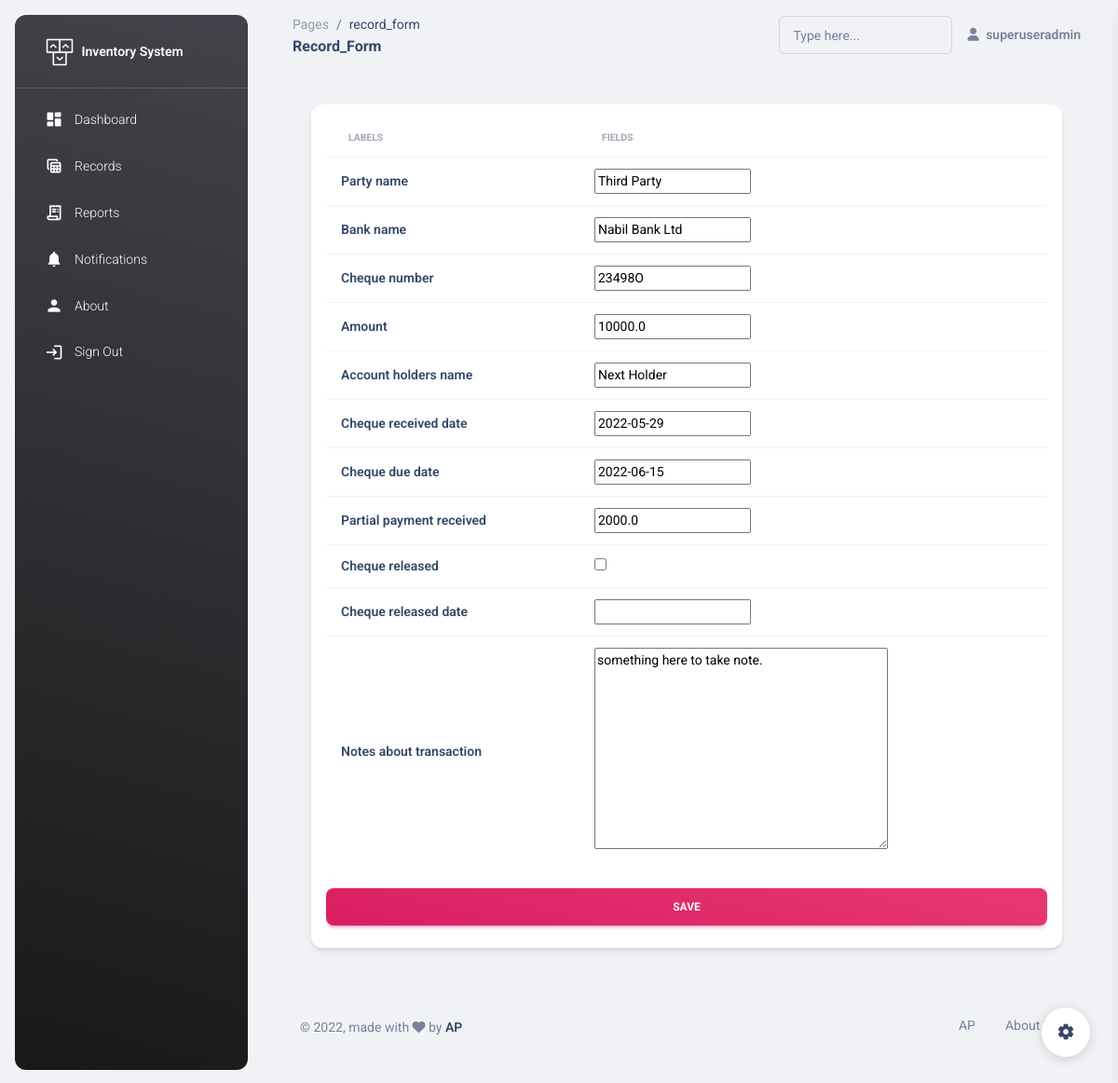
/updaterecord/3/ (signed in), run on the app's committed database.
### main/models.py (models this page shows, shortened)
class chequeInfo(models.Model):
    party_name = models.CharField(max_length=80,null=True, blank=True)
    bank_name = models.CharField(max_length=50, null=True, blank=True)
    cheque_number = models.CharField(max_length=15, null=True, blank=True)
    amount = models.FloatField(null=True, blank=True)
    account_holders_name = models.CharField(max_length=50, null=True, blank=True)
    cheque_received_date = models.DateField()
    cheque_due_date = models.DateField()
    partial_payment_received = models.FloatField(default=0.0)
    cheque_released = models.BooleanField(default=False)
    cheque_released_date = models.DateField(null=True, blank=True)
    notes_about_transaction = models.TextField(null=True, blank=True)

### main/views.py (the view)
# urls.py: path('updaterecord/<str:pk>/', views.updaterecord, name='updaterecord'),
@login_required(login_url='signin')
def updaterecord(request, pk):
    record = chequeInfo.objects.get(id=pk)
    form = chequeInfoForm(instance=record)
    if request.method=="POST":
        form = chequeInfoForm(request.POST, instance=record)
        if form.is_valid():
            form.save()
            return redirect('records')
    context={
        'form':form,
    }
    return render(request,"main/record_form.html", context)

### main/form.py
class chequeInfoForm(ModelForm):
    class Meta:
        model = chequeInfo
        fields = "__all__"

### main/templates/main/record_form.html (shortened to what this page needs)
{% extends 'main/base.html' %}
{% load static %}
    {% block pagename %}
    record_form
    {% endblock pagename %}
    {% block page %}
    Record_Form
    {% endblock page %}
    {% block content %}
    <br> <br> <br>
    <div class="container-fluid py-4">
      <div class="row">
        <div class="container-fluid px-2 px-md-4">
          <div class="card card-body mx-3 mx-md-4 mt-n6">
                <form method="POST" action="" role="form" class="text-start">
                  <div class="table-responsive p-0">
                    <table class="table align-items-center mb-0">
                      <thead>
                        <tr>
                          <th class="text-uppercase text-secondary text-xxs font-weight-bolder opacity-7">Labels</th>
                          <th class="text-uppercase text-secondary text-xxs font-weight-bolder opacity-7">Fields</th>
                        </tr>
                      </thead>
                      <tbody>
                        {% for field in form %}
                      <tr>
                        <td>
                          <div class="d-flex px-2 py-1">
                            <div class="d-flex flex-column justify-content-center">
                              <h6 class="mb-0 text-sm">{{field.label}}</h6>
                            </div>
                          </div>
                        </td>
                        <td>
                          <div class="d-flex px-2 py-1">
                            <div class="d-flex flex-column justify-content-center">
                              <h6 class="mb-0 text-sm">{{field}}</h6>
                            </div>
                          </div>
                        </td>
                      </tr>
                      {% endfor %}
                    </tbody>
                  </table>
                  <div class="text-center">
                    <button type="submit"  class="btn bg-gradient-primary w-100 my-4 mb-2">Save</button>
                  </div>
                </div>
                </form>
          </div>
        </div>
      </div>
    </div>
    {% endblock content %}

### main/templates/main/base.html (shortened to what this page needs)
{% load static %}
<!DOCTYPE html>
<html lang="en">
<head>
  <link href="{% static 'css/nucleo-icons.css' %}" rel="stylesheet" />
  <link href="{% static 'css/nucleo-svg.css' %}" rel="stylesheet" />
  <link id="pagestyle" href="{% static 'css/material-dashboard.css' %}" rel="stylesheet" />
</head>
<body class="g-sidenav-show  bg-gray-200">
  <aside class="sidenav navbar navbar-vertical navbar-expand-xs border-0 border-radius-xl my-3 fixed-start ms-3   bg-gradient-dark" id="sidenav-main">
    <div class="sidenav-header">
      <a class="navbar-brand m-0" href=" {% url 'dashboard'%} " target="_blank">
        <img src="{% static 'img/logo-ct.png' %}" class="navbar-brand-img h-100" alt="main_logo' %}">
        <span class="ms-1 font-weight-bold text-white">Inventory System</span>
      </a>
    </div>
    <hr class="horizontal light mt-0 mb-2">
    <div class="collapse navbar-collapse  w-auto " id="sidenav-collapse-main">
      <ul class="navbar-nav">
        <li class="nav-item">
          <a class="nav-link text-white {% block dlink %}{% endblock dlink%} " href="{% url 'dashboard'%}">
            <div class="text-white text-center me-2 d-flex align-items-center justify-content-center">
              <i class="material-icons opacity-10">dashboard</i>
            </div>
            <span class="nav-link-text ms-1">Dashboard</span>
          </a>
        </li>
        <li class="nav-item">
          <a class="nav-link text-white {% block rlink %}{% endblock rlink%} " href="{% url 'records' %}">
            <div class="text-white text-center me-2 d-flex align-items-center justify-content-center">
              <i class="material-icons opacity-10">table_view</i>
            </div>
            <span class="nav-link-text ms-1">Records</span>
          </a>
        </li>
        <li class="nav-item">
          <a class="nav-link text-white {% block replink %}{% endblock replink%}" href="{% url 'reports'%}">
            <div class="text-white text-center me-2 d-flex align-items-center justify-content-center">
              <i class="material-icons opacity-10">receipt_long</i>
            </div>
            <span class="nav-link-text ms-1">Reports</span>
          </a>
        </li>
        <li class="nav-item">
          <a class="nav-link text-white {% block nlink %}{% endblock nlink%}" href="{% url 'notifications'%}">
            <div class="text-white text-center me-2 d-flex align-items-center justify-content-center">
              <i class="material-icons opacity-10">notifications</i>
            </div>
            <span class="nav-link-text ms-1">Notifications</span>
          </a>
        </li>
        <li class="nav-item">
          <a class="nav-link text-white {% block alink %}{% endblock alink%}" href="{% url 'about'%}">
            <div class="text-white text-center me-2 d-flex align-items-center justify-content-center">
              <i class="material-icons opacity-10">person</i>
            </div>
            <span class="nav-link-text ms-1">About</span>
          </a>
        </li>
        <li class="nav-item">
          <a class="nav-link text-white " href="{% url 'signout'%}">
            <div class="text-white text-center me-2 d-flex align-items-center justify-content-center">
              <i class="material-icons opacity-10">login</i>
            </div>
            <span class="nav-link-text ms-1">Sign Out</span>
          </a>
        </li>
      </ul>
    </div>
  </aside>
  <main class="main-content position-relative max-height-vh-100 h-100 border-radius-lg ">
    <nav class="navbar navbar-main navbar-expand-lg px-0 mx-4 shadow-none border-radius-xl" id="navbarBlur" navbar-scroll="true">
      <div class="container-fluid py-1 px-3">
        <nav aria-label="breadcrumb">
          <ol class="breadcrumb bg-transparent mb-0 pb-0 pt-1 px-0 me-sm-6 me-5">
            <li class="breadcrumb-item text-sm"><a class="opacity-5 text-dark" href="javascript:;">Pages</a></li>
            <li class="breadcrumb-item text-sm text-dark active" aria-current="page">
              {% block pagename %}
              {% endblock pagename %}
            </li>
          </ol>
          <h6 class="font-weight-bolder mb-0">
            {% block page %}
            {% endblock page %}
          </h6>
        </nav>
        <div class="collapse navbar-collapse mt-sm-0 mt-2 me-md-0 me-sm-4" id="navbar">
          <div class="ms-md-auto pe-md-3 d-flex align-items-center">
            <div class="input-group input-group-outline">
              <label class="form-label">Type here...</label>
              <input type="text" class="form-control">
            </div>
          </div>
          <ul class="navbar-nav  justify-content-end">
            <li class="nav-item d-flex align-items-center">
              <a href="javascript:;" class="nav-link text-body font-weight-bold px-0">
                <i class="fa fa-user me-sm-1"></i>
                <span class="d-sm-inline d-none">{{request.user}}</span>
              </a>
            </li>
              </ul>
        </div>
      </div>
    </nav>
      {% block content %}
      {% endblock content %}
    <div class="container-fluid py-4">
      <footer class="footer py-4  ">
        <div class="container-fluid">
          <div class="row align-items-center justify-content-lg-between">
            <div class="col-lg-6 mb-lg-0 mb-4">
              <div class="copyright text-center text-sm text-muted text-lg-start">
                © ,
                made with <i class="fa fa-heart"></i> by
                <a href="https://www.github.com/iamanuppaudel" class="font-weight-bold" target="_blank">AP</a>
              </div>
            </div>
            <div class="col-lg-6">
              <ul class="nav nav-footer justify-content-center justify-content-lg-end">
                <li class="nav-item">
                  <a href="https://www.github.com/iamanuppaudel" class="nav-link text-muted" target="_blank">AP</a>
                </li>
                <li class="nav-item">
                  <a href="https://www.github.com/iamanuppaudel" class="nav-link text-muted" target="_blank">About Us</a>
                </li>
              </ul>
            </div>
          </div>
        </div>
      </footer>
    </div>
  </main>
  <div class="fixed-plugin">
    <a class="fixed-plugin-button text-dark position-fixed px-3 py-2">
      <i class="material-icons py-2">settings</i>
    </a>
  </div>
</body>
</html>

### data on the page
chequeInfo: form "Third Party" "Nabil Bank Ltd" "23498O" "10000.0" "Next Holder" "2022-05-29" "2022-06-15" "2000.0" "something here to take note."

### other printed values
{{ request.user }} "superuseradmin"
{{ field.label }} "Party name" "Bank name" "Cheque number" "Amount" "Account holders name" "Cheque received date" "Cheque due date" "Partial payment received" "Cheque released" "Cheque released date" "Notes about transaction"
